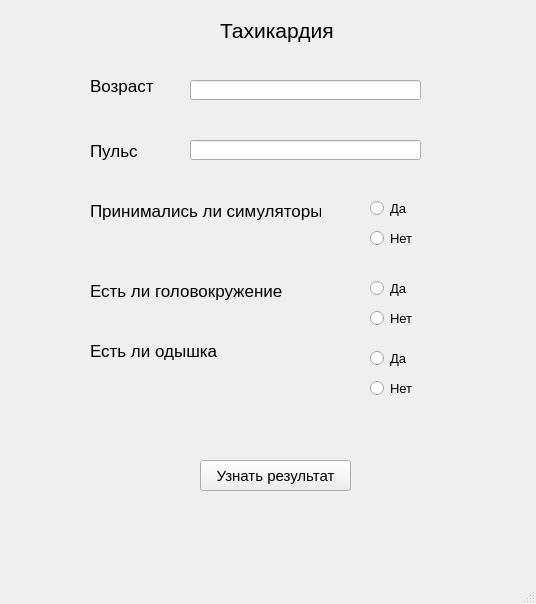
<?xml version="1.0" encoding="UTF-8"?>
<ui version="4.0">
 <class>MainWindow</class>
 <widget class="QMainWindow" name="MainWindow">
  <property name="geometry">
   <rect>
    <x>0</x>
    <y>0</y>
    <width>536</width>
    <height>604</height>
   </rect>
  </property>
  <property name="cursor">
   <cursorShape>PointingHandCursor</cursorShape>
  </property>
  <property name="windowTitle">
   <string>Тахикардия</string>
  </property>
  <property name="documentMode">
   <bool>false</bool>
  </property>
  <widget class="QWidget" name="centralwidget">
   <widget class="QLabel" name="label">
    <property name="geometry">
     <rect>
      <x>90</x>
      <y>70</y>
      <width>71</width>
      <height>31</height>
     </rect>
    </property>
    <property name="font">
     <font>
      <pointsize>13</pointsize>
     </font>
    </property>
    <property name="text">
     <string>Возраст</string>
    </property>
   </widget>
   <widget class="QLabel" name="label_2">
    <property name="geometry">
     <rect>
      <x>90</x>
      <y>140</y>
      <width>47</width>
      <height>21</height>
     </rect>
    </property>
    <property name="font">
     <font>
      <pointsize>13</pointsize>
     </font>
    </property>
    <property name="text">
     <string>Пульс</string>
    </property>
   </widget>
   <widget class="QLabel" name="label_3">
    <property name="geometry">
     <rect>
      <x>90</x>
      <y>200</y>
      <width>231</width>
      <height>21</height>
     </rect>
    </property>
    <property name="font">
     <font>
      <pointsize>13</pointsize>
     </font>
    </property>
    <property name="text">
     <string>Принимались ли симуляторы</string>
    </property>
   </widget>
   <widget class="QLabel" name="label_4">
    <property name="geometry">
     <rect>
      <x>90</x>
      <y>280</y>
      <width>201</width>
      <height>21</height>
     </rect>
    </property>
    <property name="font">
     <font>
      <pointsize>13</pointsize>
     </font>
    </property>
    <property name="text">
     <string>Есть ли головокружение</string>
    </property>
   </widget>
   <widget class="QLabel" name="label_5">
    <property name="geometry">
     <rect>
      <x>90</x>
      <y>340</y>
      <width>181</width>
      <height>21</height>
     </rect>
    </property>
    <property name="font">
     <font>
      <pointsize>13</pointsize>
     </font>
    </property>
    <property name="text">
     <string>Есть ли одышка</string>
    </property>
   </widget>
   <widget class="QRadioButton" name="radioButton">
    <property name="geometry">
     <rect>
      <x>370</x>
      <y>200</y>
      <width>82</width>
      <height>17</height>
     </rect>
    </property>
    <property name="font">
     <font>
      <pointsize>10</pointsize>
     </font>
    </property>
    <property name="text">
     <string>Да</string>
    </property>
    <attribute name="buttonGroup">
     <string notr="true">Simulator</string>
    </attribute>
   </widget>
   <widget class="QRadioButton" name="radioButton_2">
    <property name="geometry">
     <rect>
      <x>370</x>
      <y>230</y>
      <width>82</width>
      <height>17</height>
     </rect>
    </property>
    <property name="font">
     <font>
      <pointsize>10</pointsize>
     </font>
    </property>
    <property name="text">
     <string>Нет</string>
    </property>
    <attribute name="buttonGroup">
     <string notr="true">Simulator</string>
    </attribute>
   </widget>
   <widget class="QRadioButton" name="radioButton_3">
    <property name="geometry">
     <rect>
      <x>370</x>
      <y>280</y>
      <width>82</width>
      <height>17</height>
     </rect>
    </property>
    <property name="font">
     <font>
      <pointsize>10</pointsize>
     </font>
    </property>
    <property name="text">
     <string>Да</string>
    </property>
    <attribute name="buttonGroup">
     <string notr="true">Head</string>
    </attribute>
   </widget>
   <widget class="QRadioButton" name="radioButton_4">
    <property name="geometry">
     <rect>
      <x>370</x>
      <y>310</y>
      <width>82</width>
      <height>17</height>
     </rect>
    </property>
    <property name="font">
     <font>
      <pointsize>10</pointsize>
     </font>
    </property>
    <property name="text">
     <string>Нет</string>
    </property>
    <attribute name="buttonGroup">
     <string notr="true">Head</string>
    </attribute>
   </widget>
   <widget class="QRadioButton" name="radioButton_5">
    <property name="geometry">
     <rect>
      <x>370</x>
      <y>350</y>
      <width>82</width>
      <height>17</height>
     </rect>
    </property>
    <property name="font">
     <font>
      <pointsize>10</pointsize>
     </font>
    </property>
    <property name="text">
     <string>Да</string>
    </property>
    <attribute name="buttonGroup">
     <string notr="true">buttonGroup</string>
    </attribute>
   </widget>
   <widget class="QRadioButton" name="radioButton_6">
    <property name="geometry">
     <rect>
      <x>370</x>
      <y>380</y>
      <width>82</width>
      <height>17</height>
     </rect>
    </property>
    <property name="font">
     <font>
      <pointsize>10</pointsize>
     </font>
    </property>
    <property name="text">
     <string>Нет</string>
    </property>
    <attribute name="buttonGroup">
     <string notr="true">buttonGroup</string>
    </attribute>
   </widget>
   <widget class="QLineEdit" name="lineEdit">
    <property name="geometry">
     <rect>
      <x>190</x>
      <y>140</y>
      <width>231</width>
      <height>20</height>
     </rect>
    </property>
    <property name="font">
     <font>
      <pointsize>12</pointsize>
     </font>
    </property>
   </widget>
   <widget class="QLineEdit" name="lineEdit_2">
    <property name="geometry">
     <rect>
      <x>190</x>
      <y>80</y>
      <width>231</width>
      <height>20</height>
     </rect>
    </property>
    <property name="font">
     <font>
      <pointsize>12</pointsize>
     </font>
    </property>
   </widget>
   <widget class="QPushButton" name="pushButton">
    <property name="geometry">
     <rect>
      <x>200</x>
      <y>460</y>
      <width>151</width>
      <height>31</height>
     </rect>
    </property>
    <property name="font">
     <font>
      <pointsize>11</pointsize>
     </font>
    </property>
    <property name="text">
     <string>Узнать результат</string>
    </property>
   </widget>
   <widget class="QLabel" name="label_6">
    <property name="geometry">
     <rect>
      <x>70</x>
      <y>490</y>
      <width>431</width>
      <height>71</height>
     </rect>
    </property>
    <property name="font">
     <font>
      <pointsize>16</pointsize>
     </font>
    </property>
    <property name="text">
     <string/>
    </property>
   </widget>
   <widget class="QLabel" name="label_7">
    <property name="geometry">
     <rect>
      <x>220</x>
      <y>10</y>
      <width>121</width>
      <height>41</height>
     </rect>
    </property>
    <property name="font">
     <font>
      <pointsize>16</pointsize>
     </font>
    </property>
    <property name="text">
     <string>Тахикардия</string>
    </property>
   </widget>
  </widget>
  <widget class="QMenuBar" name="menubar">
   <property name="geometry">
    <rect>
     <x>0</x>
     <y>0</y>
     <width>536</width>
     <height>21</height>
    </rect>
   </property>
  </widget>
  <widget class="QStatusBar" name="statusbar"/>
 </widget>
 <resources/>
 <connections/>
 <buttongroups>
  <buttongroup name="Head"/>
  <buttongroup name="Simulator"/>
  <buttongroup name="buttonGroup"/>
 </buttongroups>
</ui>
